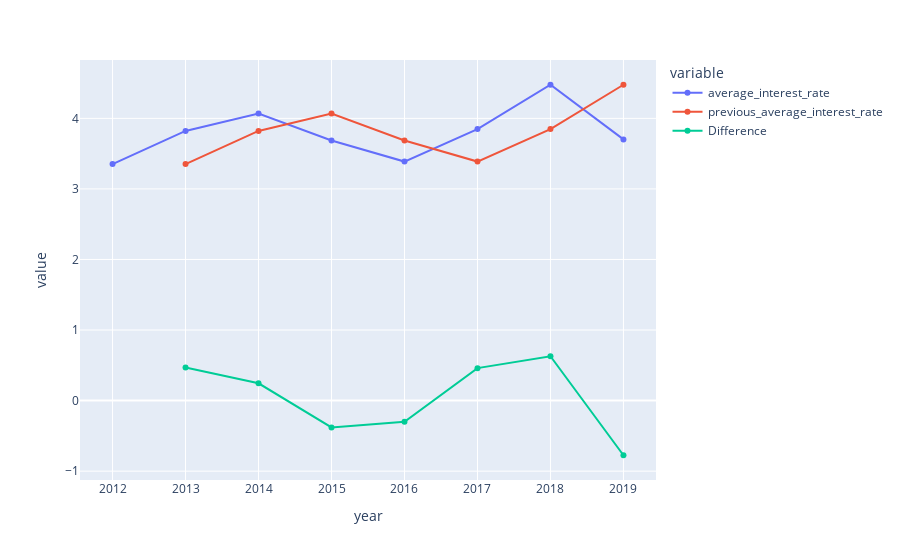

Write notebook code for a chart like this one.
### Code cell
pe.line(    y=result.columns, data_frame=result,markers=True  )

### Figure 1 — Plotly figure (JSON) as saved in the notebook; plotly's stock layout.template omitted (floating-point values rounded to 4 significant figures)
{"data": [{"hovertemplate": "variable=average_interest_rate<br>year=%{x}<br>value=%{y}<extra></extra>", "legendgroup": "average_interest_rate", "line": {"color": "#636efa", "dash": "solid"}, "marker": {"symbol": "circle"}, "mode": "lines+markers", "name": "average_interest_rate", "orientation": "v", "showlegend": true, "type": "scatter", "x": [2012, 2013, 2014, 2015, 2016, 2017, 2018, 2019], "xaxis": "x", "y": [3.353, 3.822, 4.068, 3.687, 3.388, 3.848, 4.476, 3.702], "yaxis": "y"}, {"hovertemplate": "variable=previous_average_interest_rate<br>year=%{x}<br>value=%{y}<extra></extra>", "legendgroup": "previous_average_interest_rate", "line": {"color": "#EF553B", "dash": "solid"}, "marker": {"symbol": "circle"}, "mode": "lines+markers", "name": "previous_average_interest_rate", "orientation": "v", "showlegend": true, "type": "scatter", "x": [2012, 2013, 2014, 2015, 2016, 2017, 2018, 2019], "xaxis": "x", "y": [null, 3.353, 3.822, 4.068, 3.687, 3.388, 3.848, 4.476], "yaxis": "y"}, {"hovertemplate": "variable=Difference<br>year=%{x}<br>value=%{y}<extra></extra>", "legendgroup": "Difference", "line": {"color": "#00cc96", "dash": "solid"}, "marker": {"symbol": "circle"}, "mode": "lines+markers", "name": "Difference", "orientation": "v", "showlegend": true, "type": "scatter", "x": [2012, 2013, 2014, 2015, 2016, 2017, 2018, 2019], "xaxis": "x", "y": [null, 0.4695, 0.2454, -0.3808, -0.2992, 0.4602, 0.6286, -0.7746], "yaxis": "y"}], "layout": {"legend": {"title": {"text": "variable"}, "tracegroupgap": 0}, "margin": {"t": 60}, "xaxis": {"anchor": "y", "domain": [0, 1], "title": {"text": "year"}}, "yaxis": {"anchor": "x", "domain": [0, 1], "title": {"text": "value"}}}}
